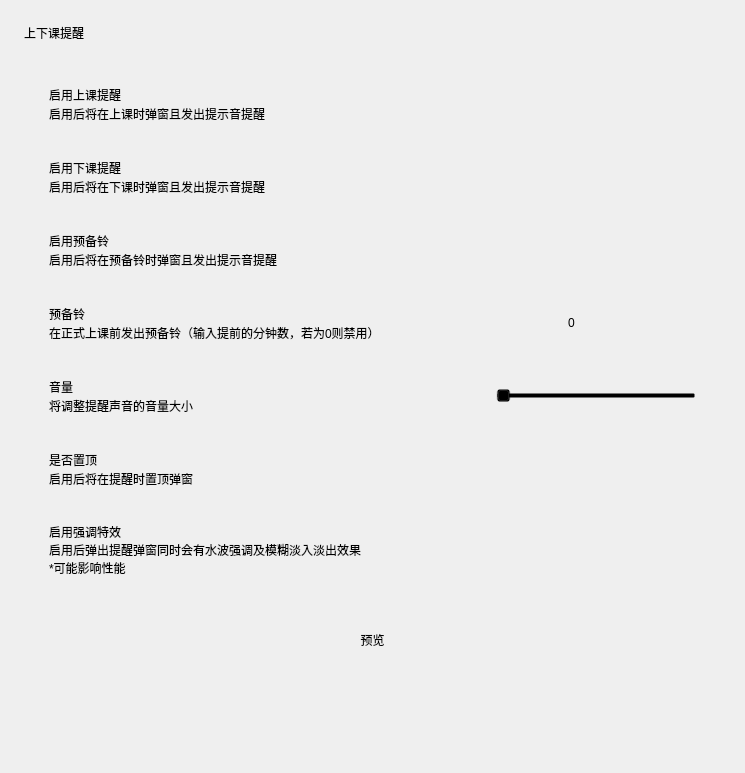
<?xml version="1.0" encoding="UTF-8"?>
<ui version="4.0">
 <class>Form</class>
 <widget class="QWidget" name="Form">
  <property name="geometry">
   <rect>
    <x>0</x>
    <y>0</y>
    <width>745</width>
    <height>773</height>
   </rect>
  </property>
  <property name="sizePolicy">
   <sizepolicy hsizetype="Preferred" vsizetype="Expanding">
    <horstretch>0</horstretch>
    <verstretch>0</verstretch>
   </sizepolicy>
  </property>
  <property name="windowTitle">
   <string>Form</string>
  </property>
  <layout class="QVBoxLayout" name="verticalLayout_2">
   <property name="spacing">
    <number>18</number>
   </property>
   <property name="leftMargin">
    <number>24</number>
   </property>
   <property name="topMargin">
    <number>24</number>
   </property>
   <property name="rightMargin">
    <number>24</number>
   </property>
   <property name="bottomMargin">
    <number>0</number>
   </property>
   <item>
    <widget class="TitleLabel" name="TitleLabel">
     <property name="text">
      <string>上下课提醒</string>
     </property>
    </widget>
   </item>
   <item>
    <widget class="SmoothScrollArea" name="SmoothScrollArea">
     <property name="styleSheet">
      <string notr="true">background: transparent; border: none</string>
     </property>
     <property name="widgetResizable">
      <bool>true</bool>
     </property>
     <widget class="QWidget" name="scrollAreaWidgetContents">
      <property name="geometry">
       <rect>
        <x>0</x>
        <y>0</y>
        <width>697</width>
        <height>692</height>
       </rect>
      </property>
      <layout class="QVBoxLayout" name="verticalLayout_9">
       <item>
        <layout class="QVBoxLayout" name="verticalLayout_5">
         <property name="spacing">
          <number>3</number>
         </property>
         <item>
          <widget class="CardWidget" name="CardWidget_6">
           <property name="minimumSize">
            <size>
             <width>0</width>
             <height>70</height>
            </size>
           </property>
           <layout class="QHBoxLayout" name="horizontalLayout_6">
            <property name="leftMargin">
             <number>16</number>
            </property>
            <property name="topMargin">
             <number>16</number>
            </property>
            <property name="rightMargin">
             <number>16</number>
            </property>
            <property name="bottomMargin">
             <number>16</number>
            </property>
            <item>
             <layout class="QVBoxLayout" name="verticalLayout_10">
              <property name="spacing">
               <number>0</number>
              </property>
              <item>
               <widget class="StrongBodyLabel" name="StrongBodyLabel_6">
                <property name="sizePolicy">
                 <sizepolicy hsizetype="Expanding" vsizetype="Preferred">
                  <horstretch>0</horstretch>
                  <verstretch>0</verstretch>
                 </sizepolicy>
                </property>
                <property name="text">
                 <string>启用上课提醒</string>
                </property>
               </widget>
              </item>
              <item>
               <widget class="CaptionLabel" name="CaptionLabel_5">
                <property name="text">
                 <string>启用后将在上课时弹窗且发出提示音提醒</string>
                </property>
                <property name="wordWrap">
                 <bool>true</bool>
                </property>
                <property name="lightColor" stdset="0">
                 <color alpha="150">
                  <red>0</red>
                  <green>0</green>
                  <blue>0</blue>
                 </color>
                </property>
                <property name="darkColor" stdset="0">
                 <color alpha="200">
                  <red>255</red>
                  <green>255</green>
                  <blue>255</blue>
                 </color>
                </property>
               </widget>
              </item>
             </layout>
            </item>
            <item>
             <widget class="SwitchButton" name="switch_enable_attend">
              <property name="onText">
               <string>启用</string>
              </property>
              <property name="offText">
               <string>禁用</string>
              </property>
             </widget>
            </item>
           </layout>
          </widget>
         </item>
         <item>
          <widget class="CardWidget" name="CardWidget_10">
           <property name="minimumSize">
            <size>
             <width>0</width>
             <height>70</height>
            </size>
           </property>
           <layout class="QHBoxLayout" name="horizontalLayout_8">
            <property name="leftMargin">
             <number>16</number>
            </property>
            <property name="topMargin">
             <number>16</number>
            </property>
            <property name="rightMargin">
             <number>16</number>
            </property>
            <property name="bottomMargin">
             <number>16</number>
            </property>
            <item>
             <layout class="QVBoxLayout" name="verticalLayout_12">
              <property name="spacing">
               <number>0</number>
              </property>
              <item>
               <widget class="StrongBodyLabel" name="StrongBodyLabel_8">
                <property name="sizePolicy">
                 <sizepolicy hsizetype="Expanding" vsizetype="Preferred">
                  <horstretch>0</horstretch>
                  <verstretch>0</verstretch>
                 </sizepolicy>
                </property>
                <property name="text">
                 <string>启用下课提醒</string>
                </property>
               </widget>
              </item>
              <item>
               <widget class="CaptionLabel" name="CaptionLabel_7">
                <property name="text">
                 <string>启用后将在下课时弹窗且发出提示音提醒</string>
                </property>
                <property name="wordWrap">
                 <bool>true</bool>
                </property>
                <property name="lightColor" stdset="0">
                 <color alpha="150">
                  <red>0</red>
                  <green>0</green>
                  <blue>0</blue>
                 </color>
                </property>
                <property name="darkColor" stdset="0">
                 <color alpha="200">
                  <red>255</red>
                  <green>255</green>
                  <blue>255</blue>
                 </color>
                </property>
               </widget>
              </item>
             </layout>
            </item>
            <item>
             <widget class="SwitchButton" name="switch_enable_finish">
              <property name="onText">
               <string>启用</string>
              </property>
              <property name="offText">
               <string>禁用</string>
              </property>
             </widget>
            </item>
           </layout>
          </widget>
         </item>
         <item>
          <widget class="CardWidget" name="CardWidget_11">
           <property name="minimumSize">
            <size>
             <width>0</width>
             <height>70</height>
            </size>
           </property>
           <layout class="QHBoxLayout" name="horizontalLayout_10">
            <property name="leftMargin">
             <number>16</number>
            </property>
            <property name="topMargin">
             <number>16</number>
            </property>
            <property name="rightMargin">
             <number>16</number>
            </property>
            <property name="bottomMargin">
             <number>16</number>
            </property>
            <item>
             <layout class="QVBoxLayout" name="verticalLayout_16">
              <property name="spacing">
               <number>0</number>
              </property>
              <item>
               <widget class="StrongBodyLabel" name="StrongBodyLabel_10">
                <property name="sizePolicy">
                 <sizepolicy hsizetype="Expanding" vsizetype="Preferred">
                  <horstretch>0</horstretch>
                  <verstretch>0</verstretch>
                 </sizepolicy>
                </property>
                <property name="text">
                 <string>启用预备铃</string>
                </property>
               </widget>
              </item>
              <item>
               <widget class="CaptionLabel" name="CaptionLabel_11">
                <property name="text">
                 <string>启用后将在预备铃时弹窗且发出提示音提醒</string>
                </property>
                <property name="wordWrap">
                 <bool>true</bool>
                </property>
                <property name="lightColor" stdset="0">
                 <color alpha="150">
                  <red>0</red>
                  <green>0</green>
                  <blue>0</blue>
                 </color>
                </property>
                <property name="darkColor" stdset="0">
                 <color alpha="200">
                  <red>255</red>
                  <green>255</green>
                  <blue>255</blue>
                 </color>
                </property>
               </widget>
              </item>
             </layout>
            </item>
            <item>
             <widget class="SwitchButton" name="switch_enable_prepare">
              <property name="onText">
               <string>启用</string>
              </property>
              <property name="offText">
               <string>禁用</string>
              </property>
             </widget>
            </item>
           </layout>
          </widget>
         </item>
         <item>
          <widget class="CardWidget" name="CardWidget_8">
           <property name="minimumSize">
            <size>
             <width>0</width>
             <height>70</height>
            </size>
           </property>
           <layout class="QHBoxLayout" name="horizontalLayout_11">
            <property name="leftMargin">
             <number>16</number>
            </property>
            <property name="topMargin">
             <number>16</number>
            </property>
            <property name="rightMargin">
             <number>16</number>
            </property>
            <property name="bottomMargin">
             <number>16</number>
            </property>
            <item>
             <layout class="QVBoxLayout" name="verticalLayout_13">
              <property name="spacing">
               <number>0</number>
              </property>
              <item>
               <widget class="StrongBodyLabel" name="StrongBodyLabel_11">
                <property name="sizePolicy">
                 <sizepolicy hsizetype="Expanding" vsizetype="Preferred">
                  <horstretch>0</horstretch>
                  <verstretch>0</verstretch>
                 </sizepolicy>
                </property>
                <property name="text">
                 <string>预备铃</string>
                </property>
               </widget>
              </item>
              <item>
               <widget class="CaptionLabel" name="CaptionLabel_8">
                <property name="text">
                 <string>在正式上课前发出预备铃（输入提前的分钟数，若为0则禁用）</string>
                </property>
                <property name="wordWrap">
                 <bool>true</bool>
                </property>
                <property name="lightColor" stdset="0">
                 <color alpha="150">
                  <red>0</red>
                  <green>0</green>
                  <blue>0</blue>
                 </color>
                </property>
                <property name="darkColor" stdset="0">
                 <color alpha="200">
                  <red>255</red>
                  <green>255</green>
                  <blue>255</blue>
                 </color>
                </property>
               </widget>
              </item>
             </layout>
            </item>
            <item>
             <widget class="SpinBox" name="spin_prepare_class">
              <property name="minimumSize">
               <size>
                <width>130</width>
                <height>33</height>
               </size>
              </property>
              <property name="maximum">
               <number>9</number>
              </property>
             </widget>
            </item>
           </layout>
          </widget>
         </item>
         <item>
          <widget class="CardWidget" name="CardWidget_7">
           <property name="minimumSize">
            <size>
             <width>0</width>
             <height>70</height>
            </size>
           </property>
           <layout class="QHBoxLayout" name="horizontalLayout_7">
            <property name="leftMargin">
             <number>16</number>
            </property>
            <property name="topMargin">
             <number>16</number>
            </property>
            <property name="rightMargin">
             <number>16</number>
            </property>
            <property name="bottomMargin">
             <number>16</number>
            </property>
            <item>
             <layout class="QVBoxLayout" name="verticalLayout_11">
              <property name="spacing">
               <number>0</number>
              </property>
              <item>
               <widget class="StrongBodyLabel" name="StrongBodyLabel_7">
                <property name="text">
                 <string>音量</string>
                </property>
               </widget>
              </item>
              <item>
               <widget class="CaptionLabel" name="CaptionLabel_6">
                <property name="text">
                 <string>将调整提醒声音的音量大小</string>
                </property>
                <property name="lightColor" stdset="0">
                 <color alpha="150">
                  <red>0</red>
                  <green>0</green>
                  <blue>0</blue>
                 </color>
                </property>
                <property name="darkColor" stdset="0">
                 <color alpha="200">
                  <red>255</red>
                  <green>255</green>
                  <blue>255</blue>
                 </color>
                </property>
               </widget>
              </item>
             </layout>
            </item>
            <item>
             <widget class="Slider" name="slider_volume">
              <property name="sizePolicy">
               <sizepolicy hsizetype="Maximum" vsizetype="Fixed">
                <horstretch>0</horstretch>
                <verstretch>0</verstretch>
               </sizepolicy>
              </property>
              <property name="minimumSize">
               <size>
                <width>200</width>
                <height>0</height>
               </size>
              </property>
              <property name="orientation">
               <enum>Qt::Horizontal</enum>
              </property>
             </widget>
            </item>
           </layout>
          </widget>
         </item>
         <item>
          <widget class="CardWidget" name="CardWidget_12">
           <property name="minimumSize">
            <size>
             <width>0</width>
             <height>70</height>
            </size>
           </property>
           <layout class="QHBoxLayout" name="horizontalLayout_13">
            <property name="leftMargin">
             <number>16</number>
            </property>
            <property name="topMargin">
             <number>16</number>
            </property>
            <property name="rightMargin">
             <number>16</number>
            </property>
            <property name="bottomMargin">
             <number>16</number>
            </property>
            <item>
             <layout class="QVBoxLayout" name="verticalLayout_17">
              <property name="spacing">
               <number>0</number>
              </property>
              <item>
               <widget class="StrongBodyLabel" name="StrongBodyLabel_13">
                <property name="sizePolicy">
                 <sizepolicy hsizetype="Expanding" vsizetype="Preferred">
                  <horstretch>0</horstretch>
                  <verstretch>0</verstretch>
                 </sizepolicy>
                </property>
                <property name="text">
                 <string>是否置顶</string>
                </property>
               </widget>
              </item>
              <item>
               <widget class="CaptionLabel" name="CaptionLabel_12">
                <property name="text">
                 <string>启用后将在提醒时置顶弹窗</string>
                </property>
                <property name="lightColor" stdset="0">
                 <color alpha="150">
                  <red>0</red>
                  <green>0</green>
                  <blue>0</blue>
                 </color>
                </property>
                <property name="darkColor" stdset="0">
                 <color alpha="200">
                  <red>255</red>
                  <green>255</green>
                  <blue>255</blue>
                 </color>
                </property>
               </widget>
              </item>
             </layout>
            </item>
            <item>
             <widget class="SwitchButton" name="switch_enable_pin_toast">
              <property name="onText">
               <string>启用</string>
              </property>
              <property name="offText">
               <string>禁用</string>
              </property>
             </widget>
            </item>
           </layout>
          </widget>
         </item>
         <item>
          <widget class="CardWidget" name="CardWidget_9">
           <property name="minimumSize">
            <size>
             <width>0</width>
             <height>70</height>
            </size>
           </property>
           <layout class="QHBoxLayout" name="horizontalLayout_12">
            <property name="leftMargin">
             <number>16</number>
            </property>
            <property name="topMargin">
             <number>16</number>
            </property>
            <property name="rightMargin">
             <number>16</number>
            </property>
            <property name="bottomMargin">
             <number>16</number>
            </property>
            <item>
             <layout class="QVBoxLayout" name="verticalLayout_14">
              <property name="spacing">
               <number>0</number>
              </property>
              <item>
               <widget class="StrongBodyLabel" name="StrongBodyLabel_12">
                <property name="sizePolicy">
                 <sizepolicy hsizetype="Expanding" vsizetype="Preferred">
                  <horstretch>0</horstretch>
                  <verstretch>0</verstretch>
                 </sizepolicy>
                </property>
                <property name="text">
                 <string>启用强调特效</string>
                </property>
               </widget>
              </item>
              <item>
               <widget class="CaptionLabel" name="CaptionLabel_9">
                <property name="text">
                 <string>启用后弹出提醒弹窗同时会有水波强调及模糊淡入淡出效果
*可能影响性能</string>
                </property>
                <property name="wordWrap">
                 <bool>true</bool>
                </property>
                <property name="lightColor" stdset="0">
                 <color alpha="150">
                  <red>0</red>
                  <green>0</green>
                  <blue>0</blue>
                 </color>
                </property>
                <property name="darkColor" stdset="0">
                 <color alpha="200">
                  <red>255</red>
                  <green>255</green>
                  <blue>255</blue>
                 </color>
                </property>
               </widget>
              </item>
             </layout>
            </item>
            <item>
             <widget class="SwitchButton" name="switch_enable_wave">
              <property name="onText">
               <string>启用</string>
              </property>
              <property name="offText">
               <string>禁用</string>
              </property>
             </widget>
            </item>
           </layout>
          </widget>
         </item>
        </layout>
       </item>
       <item>
        <widget class="QFrame" name="blank">
         <property name="minimumSize">
          <size>
           <width>0</width>
           <height>25</height>
          </size>
         </property>
         <property name="frameShape">
          <enum>QFrame::StyledPanel</enum>
         </property>
         <property name="frameShadow">
          <enum>QFrame::Raised</enum>
         </property>
         <property name="lineWidth">
          <number>5</number>
         </property>
        </widget>
       </item>
       <item>
        <layout class="QHBoxLayout" name="horizontalLayout">
         <item>
          <spacer name="horizontalSpacer">
           <property name="orientation">
            <enum>Qt::Horizontal</enum>
           </property>
           <property name="sizeHint" stdset="0">
            <size>
             <width>40</width>
             <height>20</height>
            </size>
           </property>
          </spacer>
         </item>
         <item>
          <widget class="PrimaryPushButton" name="preview_toast_bar">
           <property name="sizePolicy">
            <sizepolicy hsizetype="Expanding" vsizetype="Fixed">
             <horstretch>0</horstretch>
             <verstretch>0</verstretch>
            </sizepolicy>
           </property>
           <property name="text">
            <string>预览</string>
           </property>
          </widget>
         </item>
         <item>
          <spacer name="horizontalSpacer_2">
           <property name="orientation">
            <enum>Qt::Horizontal</enum>
           </property>
           <property name="sizeHint" stdset="0">
            <size>
             <width>40</width>
             <height>20</height>
            </size>
           </property>
          </spacer>
         </item>
        </layout>
       </item>
       <item>
        <spacer name="verticalSpacer">
         <property name="orientation">
          <enum>Qt::Vertical</enum>
         </property>
         <property name="sizeHint" stdset="0">
          <size>
           <width>20</width>
           <height>40</height>
          </size>
         </property>
        </spacer>
       </item>
      </layout>
     </widget>
    </widget>
   </item>
  </layout>
 </widget>
 <customwidgets>
  <customwidget>
   <class>PushButton</class>
   <extends>QPushButton</extends>
   <header>qfluentwidgets</header>
  </customwidget>
  <customwidget>
   <class>PrimaryPushButton</class>
   <extends>PushButton</extends>
   <header>qfluentwidgets</header>
  </customwidget>
  <customwidget>
   <class>SwitchButton</class>
   <extends>QWidget</extends>
   <header>qfluentwidgets</header>
  </customwidget>
  <customwidget>
   <class>Slider</class>
   <extends>QSlider</extends>
   <header>qfluentwidgets</header>
  </customwidget>
  <customwidget>
   <class>CardWidget</class>
   <extends>QFrame</extends>
   <header>qfluentwidgets</header>
   <container>1</container>
  </customwidget>
  <customwidget>
   <class>SmoothScrollArea</class>
   <extends>QScrollArea</extends>
   <header>qfluentwidgets</header>
   <container>1</container>
  </customwidget>
  <customwidget>
   <class>CaptionLabel</class>
   <extends>QLabel</extends>
   <header>qfluentwidgets</header>
  </customwidget>
  <customwidget>
   <class>StrongBodyLabel</class>
   <extends>QLabel</extends>
   <header>qfluentwidgets</header>
  </customwidget>
  <customwidget>
   <class>TitleLabel</class>
   <extends>QLabel</extends>
   <header>qfluentwidgets</header>
  </customwidget>
  <customwidget>
   <class>SpinBox</class>
   <extends>QSpinBox</extends>
   <header>qfluentwidgets</header>
  </customwidget>
 </customwidgets>
 <resources/>
 <connections/>
</ui>
